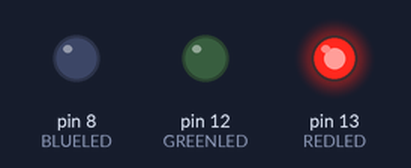
The sketch below on a simulated Arduino Uno, built with avr-gcc and run on an emulated ATmega328P. Parts: output pins drawn as LEDs (lit = HIGH).

Above: at 0.5 s.
At 2.5 s:
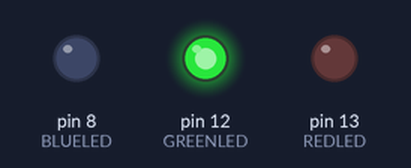
At 4.5 s:
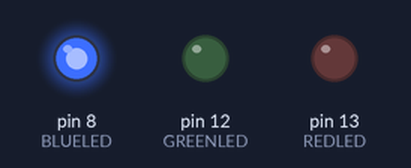
At 5.5 s:
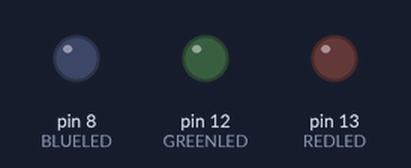
Timing chart, 0 to 7.8 s (numbered marks = the images above):
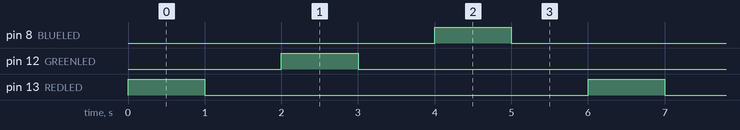

Measured:
- by itself, pin 8 (BLUELED), pin 12 (GREENLED), pin 13 (REDLED): alternates HIGH for 1.0 s and LOW for 5.0 s
- by itself, everything shown: repeats every 6.0 s, in 6 steps

The sketch:

three_LEDs.ino
```cpp
/**
 * Code example that make blink 3 LEDs in turn
 **/
#define DELAY 1000
#define REDLED 13
#define GREENLED 12
#define BLUELED 8

void setup()
{
  pinMode(REDLED,   OUTPUT);   // declare LED pins as output
  pinMode(GREENLED, OUTPUT); // declare LED pins as output
  pinMode(BLUELED,  OUTPUT);  // declare LED pins as output
}

void loop()
{
  digitalWrite(REDLED, HIGH);
  delay(DELAY);
  digitalWrite(REDLED, LOW);
  delay(DELAY);

  digitalWrite(GREENLED, HIGH);
  delay(DELAY);
  digitalWrite(GREENLED, LOW);
  delay(DELAY);


  digitalWrite(BLUELED, HIGH);
  delay(DELAY);
  digitalWrite(BLUELED, LOW);
  delay(DELAY);
}
```
